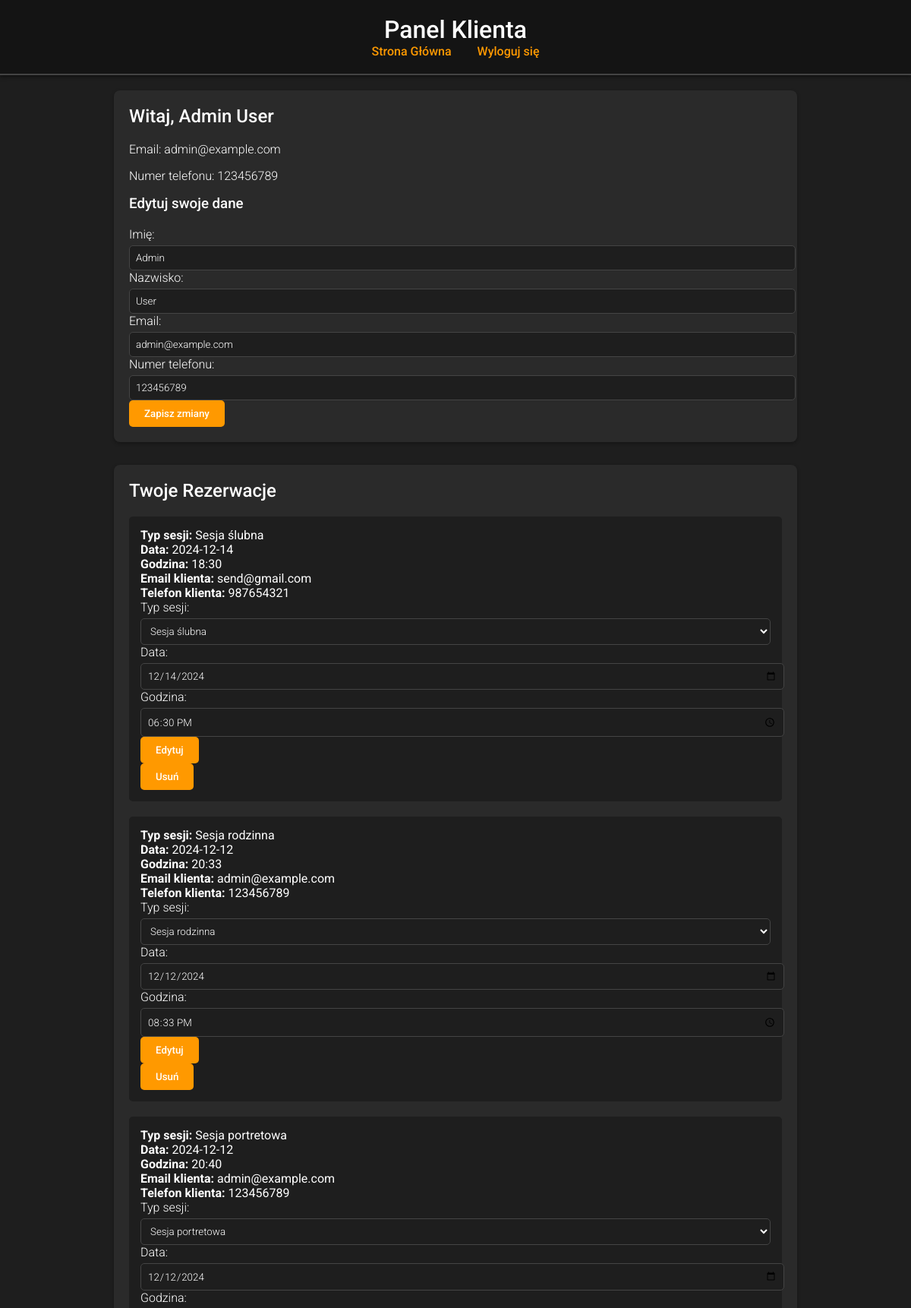
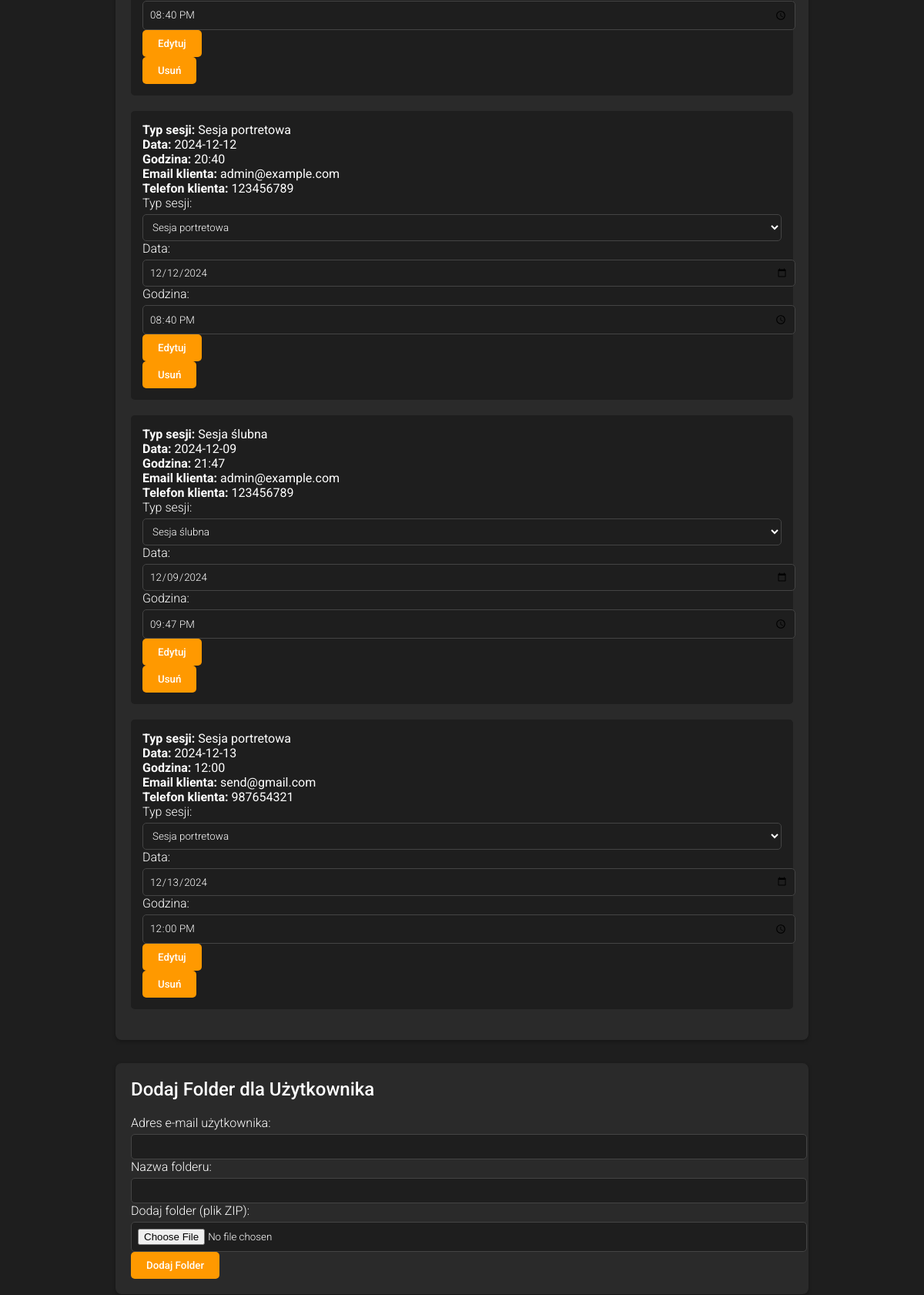
Before: /client_panel (signed in, upper part) with the older database file (2 pictures, top to bottom).
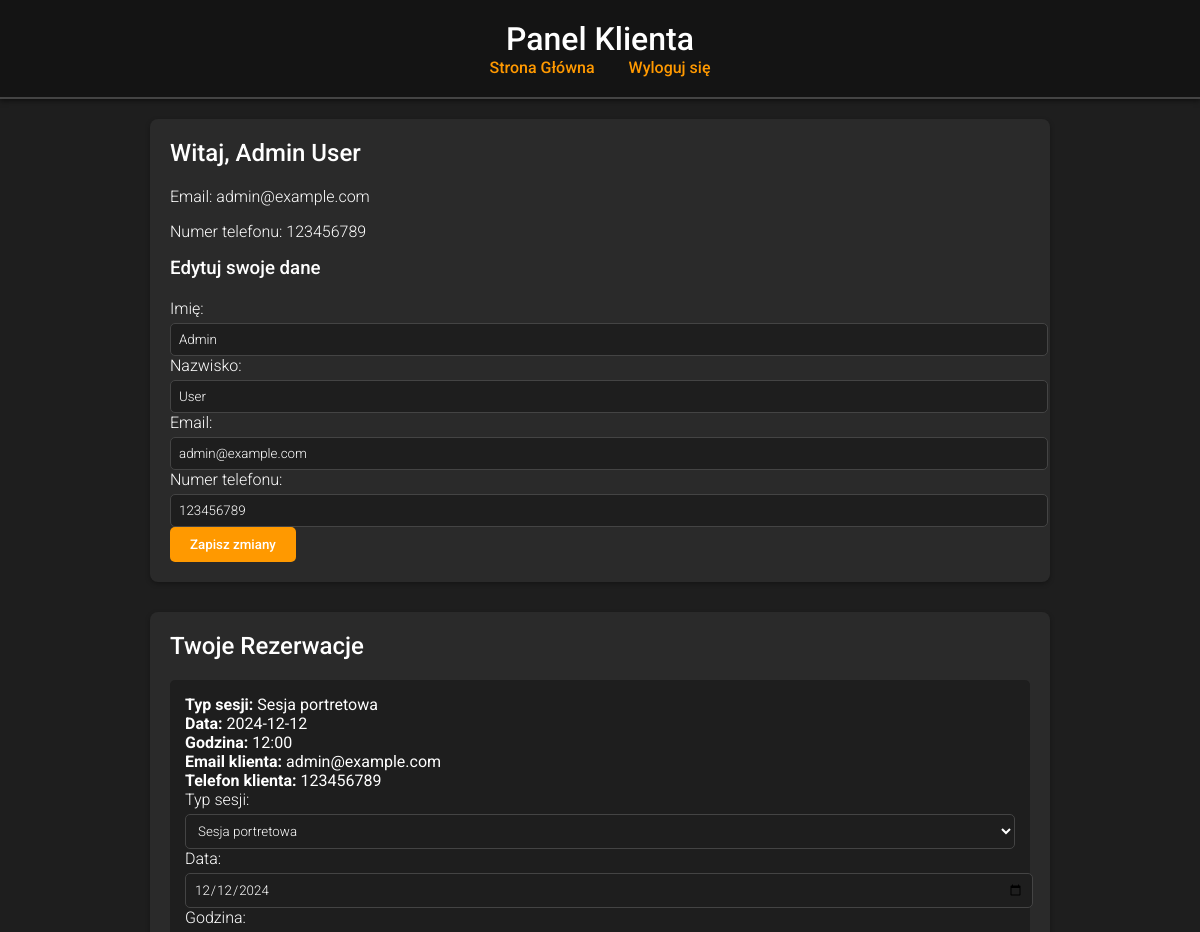
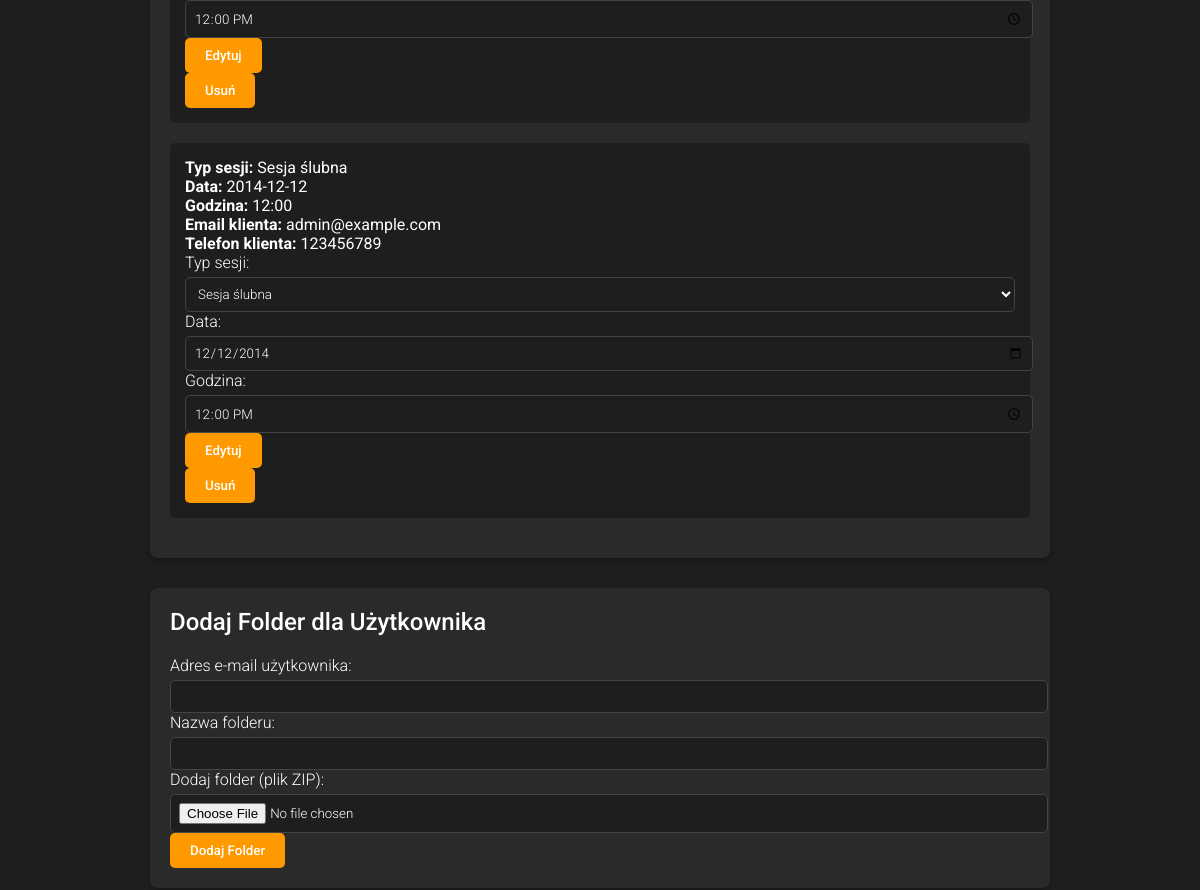
After: the same page with the newer database file (2 pictures, top to bottom).
### tables this page shows
CREATE TABLE users (
    id INTEGER PRIMARY KEY AUTOINCREMENT,
    username TEXT UNIQUE NOT NULL,
    password TEXT NOT NULL,
    imie TEXT,
    nazwisko TEXT,
    email TEXT UNIQUE NOT NULL,
    numer_telefonu TEXT,
    is_admin BOOLEAN DEFAULT 0
);

CREATE TABLE "rezerwacje"
(
    id              INTEGER
        primary key autoincrement,
    uzytkownik_id   INTEGER not null
        references users
            on delete cascade,
    typ_sesji       TEXT    not null,
    data_rezerwacji TEXT    not null,
    godzina         TEXT    not null
);

### app.py (the view, shortened to what this page needs)
@app.route('/client_panel')
def client_panel():
    user_id = session.get('user_id')
    if not user_id:
        flash('Musisz się zalogować.', 'danger')
        return redirect(url_for('login'))
    conn = get_db_connection()
    user = conn.execute('SELECT * FROM users WHERE id = ?', (user_id,)).fetchone()
    if user['is_admin']:
        bookings = conn.execute('''
            SELECT r.*, u.email as user_email, u.numer_telefonu as user_phone
            FROM rezerwacje r
            JOIN users u ON r.uzytkownik_id = u.id
        ''').fetchall()
        folders = conn.execute(
            'SELECT f.id AS folder_id, f.nazwa_folderu, f.link_do_folderu, u.email AS user_email, u.username AS user_username FROM foldery f JOIN users u ON f.uzytkownik_id = u.id').fetchall()
    conn.close()
    return render_template('client_panel.html', user=user, bookings=bookings, folders=folders)

### app.py (called while the page is built)
def get_db_connection():
    conn = sqlite3.connect('rezerwacja_sesji.db')
    conn.row_factory = sqlite3.Row
    return conn

@app.context_processor
def inject_current_year():
    return {'current_year': datetime.datetime.now().year}

### templates/client_panel.html (shortened to what this page needs)
<!DOCTYPE html>
<html lang="pl">
<head>
    <link rel="stylesheet" href="/static/styles.css">
</head>
<body>
    <header>
        <h1>Panel Klienta</h1>
        <nav>
            <a href="/">Strona Główna</a>
            <a href="/logout">Wyloguj się</a>
        </nav>
    </header>
    <main>
        <section class="user-info">
            <h2>Witaj, {{ user['imie'] }} {{ user['nazwisko'] }}</h2>
            <p>Email: {{ user['email'] }}</p>
            <p>Numer telefonu: {{ user['numer_telefonu'] }}</p>
            <h3>Edytuj swoje dane</h3>
            <form action="/edit_user" method="POST">
                <label for="first_name">Imię:</label>
                <input type="text" id="first_name" name="first_name" value="{{ user['imie'] }}" required>
                <label for="last_name">Nazwisko:</label>
                <input type="text" id="last_name" name="last_name" value="{{ user['nazwisko'] }}" required>
                <label for="email">Email:</label>
                <input type="email" id="email" name="email" value="{{ user['email'] }}" required>
                <label for="phone">Numer telefonu:</label>
                <input type="tel" id="phone" name="phone" value="{{ user['numer_telefonu'] }}" pattern="[0-9+ -]*" required>
                <button type="submit">Zapisz zmiany</button>
            </form>
        </section>
        <section class="bookings">
    <h2>Twoje Rezerwacje</h2>
    {% if bookings %}
        <ul>
            {% for booking in bookings %}
                <li>
                    <strong>Typ sesji:</strong> {{ booking['typ_sesji'] }}<br>
                    <strong>Data:</strong> {{ booking['data_rezerwacji'] }}<br>
                    <strong>Godzina:</strong> {{ booking['godzina'] }}<br>
                    <strong>Email klienta:</strong> {{ booking['user_email'] }}<br>
                    <strong>Telefon klienta:</strong> {{ booking['user_phone'] }}<br>
                    <form action="/edit_booking" method="POST">
                        <label for="session_type_{{ booking['id'] }}">Typ sesji:</label>
                        <select id="session_type_{{ booking['id'] }}" name="session_type" required>
                            <option value="{{ booking['typ_sesji'] }}" selected>{{ booking['typ_sesji'] }}</option>
                        </select>
                        <label for="date_{{ booking['id'] }}">Data:</label>
                        <input type="date" id="date_{{ booking['id'] }}" name="date" value="{{ booking['data_rezerwacji'] }}" required>
                        <label for="time_{{ booking['id'] }}">Godzina:</label>
                        <input type="time" id="time_{{ booking['id'] }}" name="time" value="{{ booking['godzina'] }}" required>
                        <button type="submit">Edytuj</button>
                    </form>
                    <form action="/delete_booking" method="POST" onsubmit="return confirm('Czy na pewno usunąć?')">
                        <button type="submit">Usuń</button>
                    </form>
                </li>
            {% endfor %}
        </ul>
    {% else %}
        <p>Nie masz żadnych rezerwacji.</p>
    {% endif %}
</section>
        {% if user['is_admin'] %}
        <section class="add-folder">
            <h2>Dodaj Folder dla Użytkownika</h2>
            <form action="/add_folder" method="POST" enctype="multipart/form-data">
                <label for="email">Adres e-mail użytkownika:</label>
                <input type="email" id="email" name="email" required>
                <label for="folder_name">Nazwa folderu:</label>
                <input type="text" id="folder_name" name="folder_name" required>
                <label for="folder_file">Dodaj folder (plik ZIP):</label>
                <input type="file" id="folder_file" name="folder_file" accept=".zip" required>
                <button type="submit">Dodaj Folder</button>
            </form>
        </section>
        {% endif %}
    </main>
</body>
</html>

### static/styles.css (style rules this page uses)
body { font-family: 'Roboto', sans-serif; background-color: #1e1e1e; color: #ffffff; margin: 0; padding: 0; }
a { color: #ff9900; text-decoration: none; }
header { background-color: #141414; padding: 20px; text-align: center; border-bottom: 2px solid #444; box-shadow: 0 2px 5px rgba(0, 0, 0, 0.5); }
header h1 { margin: 0; font-weight: 500; }
header nav a { margin: 0 15px; font-weight: 500; }
main { padding: 20px; max-width: 900px; margin: 0 auto; }
section { background-color: #2a2a2a; padding: 20px; border-radius: 8px; margin-bottom: 30px; box-shadow: 0 2px 5px rgba(0,0,0,0.3); }
h2, h3 { margin-top: 0; font-weight: 500; }
p, label { font-weight: 300; }
input, select, textarea, button { font-family: 'Roboto', sans-serif; }
input, select, textarea { width: 100%; padding: 8px; margin-top: 5px; border: 1px solid #444; border-radius: 5px; background: #1e1e1e; color: #ffffff; font-weight: 300; }
button { background-color: #ff9900; border: none; padding: 10px 20px; cursor: pointer; color: white; border-radius: 5px; font-weight: 500; transition: background-color 0.3s; }
.user-info form { margin-top: 20px; }
.bookings ul, .folders ul { list-style: none; padding: 0; }
.bookings li, .folders li { margin-bottom: 20px; background: #1e1e1e; padding: 15px; border-radius: 5px; }
.add-folder { margin-top: 20px; }

Changed rows visible on the page:
removed rezerwacje: typ_sesji "Sesja ślubna", data_rezerwacji "2024-12-14", godzina "18:30", user_email "send@gmail.com", user_phone "987654321", session_type "Sesja ślubna", date "12/14/2024", time "18:30"
removed rezerwacje: typ_sesji "Sesja rodzinna", data_rezerwacji "2024-12-12", godzina "20:33", user_email "admin@example.com", user_phone "123456789", session_type "Sesja rodzinna", date "12/12/2024", time "20:33"
removed rezerwacje: typ_sesji "Sesja portretowa", data_rezerwacji "2024-12-12", godzina "20:40", user_email "admin@example.com", user_phone "123456789", session_type "Sesja portretowa", date "12/12/2024", time "20:40"
removed rezerwacje: typ_sesji "Sesja portretowa", data_rezerwacji "2024-12-12", godzina "20:40", user_email "admin@example.com", user_phone "123456789", session_type "Sesja portretowa", date "12/12/2024", time "20:40"
removed rezerwacje: typ_sesji "Sesja ślubna", data_rezerwacji "2024-12-09", godzina "21:47", user_email "admin@example.com", user_phone "123456789", session_type "Sesja ślubna", date "12/09/2024", time "21:47"
removed rezerwacje: typ_sesji "Sesja portretowa", data_rezerwacji "2024-12-13", godzina "12:00", user_email "send@gmail.com", user_phone "987654321", session_type "Sesja portretowa", date "12/13/2024", time "12:00"
added rezerwacje: typ_sesji "Sesja portretowa", data_rezerwacji "2024-12-12", godzina "12:00", user_email "admin@example.com", user_phone "123456789", session_type "Sesja portretowa", date "12/12/2024", time "12:00"
added rezerwacje: typ_sesji "Sesja ślubna", data_rezerwacji "2014-12-12", godzina "12:00", user_email "admin@example.com", user_phone "123456789", session_type "Sesja ślubna", date "12/12/2014", time "12:00"
